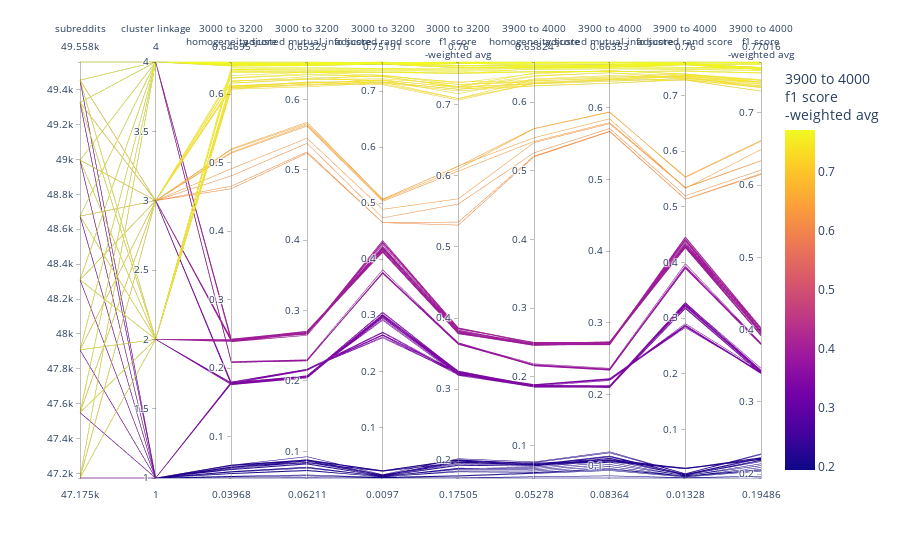

The notebook cell saved with this chart:
### Code cell
l_cols_plot_raw_ = l_parallel_params + l_parallel_metrics_3k + l_parallel_metrics_4k
l_cols_plot_clean_ = [rename_col_for_display(c) for c in l_cols_plot_raw_]
df_plot_ = (
    df_mlf_clustering_candidates[l_cols_plot_raw_]
    .rename(columns={c: rename_col_for_display(c) for c in l_cols_plot_raw_})
    .reset_index(drop=True)
)
# remap cluster linkage so it shows up in plot
col_linkage_clean = ['cluster linkage']
df_plot_[col_linkage_clean] = df_plot_[col_linkage_clean].replace(d_linkage_to_num)
print(f"Linkage names:\n {d_num_to_linkage}")


fig = px.parallel_coordinates(
    df_plot_,
    color=l_cols_plot_clean_[-1],
    # dimensions=l_cols_plot_clean_,
    # labels={},
    # color_continuous_scale=px.colors.diverging.Tealrose,
    # color_continuous_midpoint=2
)
fig.show()

### Figure 1 — Plotly figure (JSON) as saved in the notebook; plotly's stock layout.template omitted (floating-point values rounded to 4 significant figures; data arrays with more than 128 entries replaced by an {"elided": "..."} marker saying what was removed)
{"data": [{"dimensions": [{"label": "subreddits", "values": {"elided": "132 int values"}}, {"label": "cluster linkage", "values": {"elided": "132 int values"}}, {"label": "3000 to 3200<br>homogeneity score<br>", "values": {"elided": "132 float values"}}, {"label": "3000 to 3200<br>adjusted mutual info score<br>", "values": {"elided": "132 float values"}}, {"label": "3000 to 3200<br>adjusted rand score<br>", "values": {"elided": "132 float values"}}, {"label": "3000 to 3200<br>f1 score<br>-weighted avg<br>", "values": {"elided": "132 float values"}}, {"label": "3900 to 4000<br>homogeneity score<br>", "values": {"elided": "132 float values"}}, {"label": "3900 to 4000<br>adjusted mutual info score<br>", "values": {"elided": "132 float values"}}, {"label": "3900 to 4000<br>adjusted rand score<br>", "values": {"elided": "132 float values"}}, {"label": "3900 to 4000<br>f1 score<br>-weighted avg<br>", "values": {"elided": "132 float values"}}], "domain": {"x": [0, 1], "y": [0, 1]}, "line": {"color": {"elided": "132 float values"}, "coloraxis": "coloraxis"}, "name": "", "type": "parcoords"}], "layout": {"coloraxis": {"colorbar": {"title": {"text": "3900 to 4000<br>f1 score<br>-weighted avg<br>"}}, "colorscale": [[0, "#0d0887"], [0.1111, "#46039f"], [0.2222, "#7201a8"], [0.3333, "#9c179e"], [0.4444, "#bd3786"], [0.5556, "#d8576b"], [0.6667, "#ed7953"], [0.7778, "#fb9f3a"], [0.8889, "#fdca26"], [1, "#f0f921"]]}, "legend": {"tracegroupgap": 0}, "margin": {"t": 60}}}
